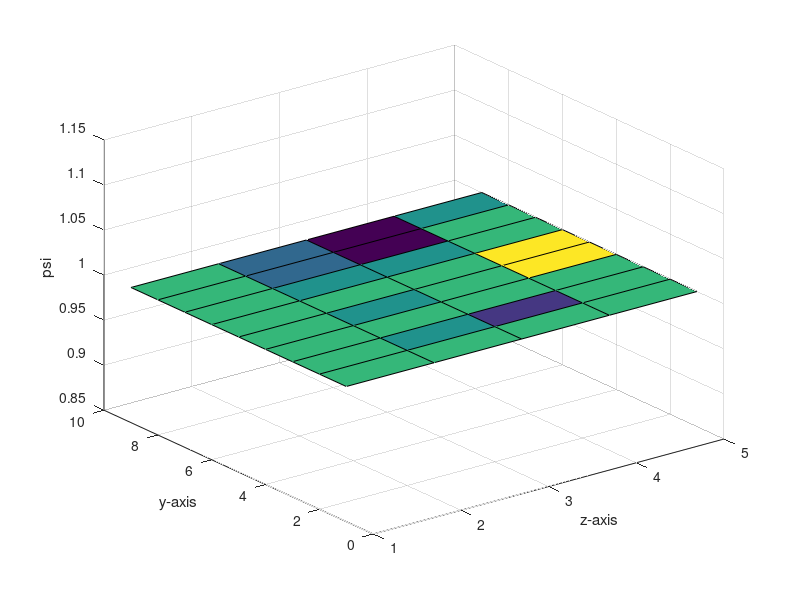

This chart was generated by the following MATLAB code:
clear all
clc

eps_si = 11.7; eps_ox = 3.9; % Relative permittivity 
ny=9;
nz=5;
Nnode=ny*nz;

y=[1:ny];
z=[1:nz];
A=zeros(Nnode,Nnode);

% %% case1 %%%%%%%%%%%%%%%%%%%%%%%%%%%%%%%%%%%%%%%%%%%%%%%%
% 
% % empty circle
% for jj=2:nz-1 % z-axis 
%     for ii=2:ny-1 % y-axis
% %         ind=ii+ny*(jj-1); %index
%         A(ii+ny*(jj-1),ii+1+ny*(jj-1))=1; 
%         A(ii+ny*(jj-1),ii+ny*(jj))=1; 
%         A(ii+ny*(jj-1),ii+ny*(jj-1))=-4; 
%         A(ii+ny*(jj-1),ii-1+ny*(jj-1))=1;
%         A(ii+ny*(jj-1),ii+ny*(jj-2))=1;
%     end
% end
% 
% % black circle
% for jj=2:4
%     for ii=1
%         A(ii+ny*(jj-1),ii+1+ny*(jj-1))=1; 
%         A(ii+ny*(jj-1),ii+ny*(jj))=0.5; 
%         A(ii+ny*(jj-1),ii+ny*(jj-1))=-2; 
%         A(ii+ny*(jj-1),ii+ny*(jj-2))=0.5; 
%     end
%     for ii=9
%         A(ii+ny*(jj-1),ii+ny*(jj))=0.5; 
%         A(ii+ny*(jj-1),ii+ny*(jj-1))=-2; 
%         A(ii+ny*(jj-1),ii+ny*(jj-2))=0.5; 
%         A(ii+ny*(jj-1),ii-1+ny*(jj-1))=1; 
%     end
% end
% for jj=5
%     for ii=3:7
%         A(ii+ny*(jj-1),ii+1+ny*(jj-1))=0.5; 
%         A(ii+ny*(jj-1),ii+ny*(jj-1))=-2; 
%         A(ii+ny*(jj-1),ii+ny*(jj-2))=1; 
%         A(ii+ny*(jj-1),ii-1+ny*(jj-1))=0.5; 
%     end
% end
% 
% % blue circle
% for jj=1
%     for ii=1:ny
%         A(ii+ny*(jj-1),ii+ny*(jj-1))=1;
%     end
% end
% 
% for jj=5
%     for ii=1:2
%         A(ii+ny*(jj-1),ii+ny*(jj-1))=1;
%     end
% end
% 
% % red circle
% for jj=5
%     for ii=8:9
%         A(ii+ny*(jj-1),ii+ny*(jj-1))=1;
%     end
% end
% b=zeros(Nnode,1);
% b(Nnode,1)=1;
% b(Nnode-1,1)=1;
% 
% 
% psi=A\b;
% 
% psi_2d=reshape(psi,ny,nz);
% 
% surf(psi_2d)
% xlabel('z-axis')
% ylabel('y-axis')
% zlabel('psi')
% 

% %% case2 %%%%%%%%%%%%%%%%%%%%%%%%%%%%%%%
% 
% % empty circle
% for jj=2:nz-1 % z-axis 
%     for ii=2:ny-1 % y-axis
% %         ind=ii+ny*(jj-1); %index
%         A(ii+ny*(jj-1),ii+1+ny*(jj-1))=1; 
%         A(ii+ny*(jj-1),ii+ny*(jj))=1; 
%         A(ii+ny*(jj-1),ii+ny*(jj-1))=-4; 
%         A(ii+ny*(jj-1),ii-1+ny*(jj-1))=1;
%         A(ii+ny*(jj-1),ii+ny*(jj-2))=1;
%     end
% end
% 
% % black circle
% for jj=2:4
%     for ii=9
%         A(ii+ny*(jj-1),ii+ny*(jj))=0.5; 
%         A(ii+ny*(jj-1),ii+ny*(jj-1))=-2; 
%         A(ii+ny*(jj-1),ii+ny*(jj-2))=0.5; 
%         A(ii+ny*(jj-1),ii-1+ny*(jj-1))=1; 
%     end
% end
% 
% % blue circle
% for jj=1
%     for ii=1:ny
%         A(ii+ny*(jj-1),ii+ny*(jj-1))=1;
%     end
% end
% 
% % red circle
% for jj=5
%     for ii=1:9
%         A(ii+ny*(jj-1),ii+ny*(jj-1))=1;
%     end
% end
% for jj=2:4
%     for ii=1
%         A(ii+ny*(jj-1),ii+ny*(jj-1))=1;
%     end
% end
% 
% b=zeros(Nnode,1);
% b(37:45,1)=1;
% b(10,1)=1;
% b(19,1)=1;
% b(28,1)=1;
% 
% 
% psi=A\b;
% 
% psi_2d=reshape(psi,ny,nz);
% 
% surf(psi_2d)
% xlabel('z-axis')
% ylabel('y-axis')
% zlabel('psi')




% %% case3 %%%%%%%%%%%%%%%%%%%%%%%%%%%%%%%%%%%%%%%%%%%%%%%%
% 
% % empty circle
% for jj=2:nz-1 % z-axis 
%     for ii=2:ny-1 % y-axis
% %         ind=ii+ny*(jj-1); %index
%         A(ii+ny*(jj-1),ii+1+ny*(jj-1))=1; 
%         A(ii+ny*(jj-1),ii+ny*(jj))=1; 
%         A(ii+ny*(jj-1),ii+ny*(jj-1))=-4; 
%         A(ii+ny*(jj-1),ii-1+ny*(jj-1))=1;
%         A(ii+ny*(jj-1),ii+ny*(jj-2))=1;
%     end
% end
% 
% % black circle
% for jj=2:4
%     for ii=1
%         A(ii+ny*(jj-1),ii+1+ny*(jj-1))=1; 
%         A(ii+ny*(jj-1),ii+ny*(jj))=0.5; 
%         A(ii+ny*(jj-1),ii+ny*(jj-1))=-2; 
%         A(ii+ny*(jj-1),ii+ny*(jj-2))=0.5; 
%     end
%     for ii=9
%         A(ii+ny*(jj-1),ii+ny*(jj))=0.5; 
%         A(ii+ny*(jj-1),ii+ny*(jj-1))=-2; 
%         A(ii+ny*(jj-1),ii+ny*(jj-2))=0.5; 
%         A(ii+ny*(jj-1),ii-1+ny*(jj-1))=1; 
%     end
% end
% for jj=5
%     for ii=3:7
%         A(ii+ny*(jj-1),ii+1+ny*(jj-1))=0.5; 
%         A(ii+ny*(jj-1),ii+ny*(jj-1))=-2; 
%         A(ii+ny*(jj-1),ii+ny*(jj-2))=1; 
%         A(ii+ny*(jj-1),ii-1+ny*(jj-1))=0.5; 
%     end
% end
% 
% % blue circle
% for jj=5
%     for ii=1:2
%         A(ii+ny*(jj-1),ii+ny*(jj-1))=1;
%     end
% end
% 
% % red circle
% for jj=5
%     for ii=8:9
%         A(ii+ny*(jj-1),ii+ny*(jj-1))=1;
%     end
% end
% for jj=1
%     for ii=1:9
%         A(ii+ny*(jj-1),ii+ny*(jj-1))=1;
%     end
% end
% 
% b=zeros(Nnode,1);
% b(1:9,1)=1;
% b(Nnode,1)=1;
% b(Nnode-1,1)=1;
% 
% 
% psi=A\b;
% 
% psi_2d=reshape(psi,ny,nz);
% 
% surf(psi_2d)
% xlabel('z-axis')
% ylabel('y-axis')
% zlabel('psi')



%% case4 %%%%%%%%%%%%%%%%%%%%%%%%%%%%%%%%%%%%%%%%%%%%%%%%

% empty circle
for jj=2:nz-1 % z-axis 
    for ii=2:ny-1 % y-axis
%         ind=ii+ny*(jj-1); %index
        A(ii+ny*(jj-1),ii+1+ny*(jj-1))=1; 
        A(ii+ny*(jj-1),ii+ny*(jj))=1; 
        A(ii+ny*(jj-1),ii+ny*(jj-1))=-4; 
        A(ii+ny*(jj-1),ii-1+ny*(jj-1))=1;
        A(ii+ny*(jj-1),ii+ny*(jj-2))=1;
    end
end

% black circle
for jj=2:4
    for ii=9
        A(ii+ny*(jj-1),ii+ny*(jj))=0.5; 
        A(ii+ny*(jj-1),ii+ny*(jj-1))=-2; 
        A(ii+ny*(jj-1),ii+ny*(jj-2))=0.5; 
        A(ii+ny*(jj-1),ii-1+ny*(jj-1))=1; 
    end
end

% red circle
for jj=5
    for ii=1:9
        A(ii+ny*(jj-1),ii+ny*(jj-1))=1;
    end
end

for jj=1
    for ii=1:9
        A(ii+ny*(jj-1),ii+ny*(jj-1))=1;
    end
end
for jj=2:4
    for ii=1
        A(ii+ny*(jj-1),ii+ny*(jj-1))=1;
    end
end

b=zeros(Nnode,1);
b(1:9,1)=1;
b(37:45,1)=1;
b(10,1)=1;
b(19,1)=1;
b(28,1)=1;

psi=A\b;

psi_2d=reshape(psi,ny,nz);

surf(psi_2d)
xlabel('z-axis')
ylabel('y-axis')
zlabel('psi')

